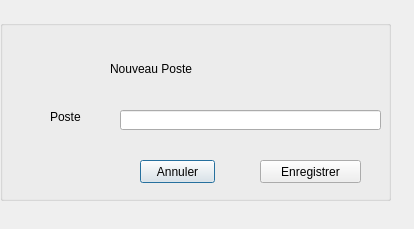
<?xml version="1.0" encoding="UTF-8"?>
<ui version="4.0">
 <class>AjouterPoste</class>
 <widget class="QDialog" name="AjouterPoste">
  <property name="geometry">
   <rect>
    <x>0</x>
    <y>0</y>
    <width>414</width>
    <height>229</height>
   </rect>
  </property>
  <property name="windowTitle">
   <string>Dialog</string>
  </property>
  <widget class="QGroupBox" name="groupBoxPoste">
   <property name="geometry">
    <rect>
     <x>0</x>
     <y>20</y>
     <width>391</width>
     <height>181</height>
    </rect>
   </property>
   <property name="title">
    <string/>
   </property>
   <widget class="QLabel" name="label_nom">
    <property name="geometry">
     <rect>
      <x>50</x>
      <y>90</y>
      <width>46</width>
      <height>13</height>
     </rect>
    </property>
    <property name="text">
     <string>Poste</string>
    </property>
   </widget>
   <widget class="QLineEdit" name="lineEditPoste">
    <property name="geometry">
     <rect>
      <x>120</x>
      <y>90</y>
      <width>261</width>
      <height>20</height>
     </rect>
    </property>
   </widget>
   <widget class="QPushButton" name="pushButtonAnnuler">
    <property name="geometry">
     <rect>
      <x>140</x>
      <y>140</y>
      <width>75</width>
      <height>23</height>
     </rect>
    </property>
    <property name="text">
     <string>Annuler</string>
    </property>
   </widget>
   <widget class="QPushButton" name="pushButtonEnregistrer">
    <property name="geometry">
     <rect>
      <x>260</x>
      <y>140</y>
      <width>101</width>
      <height>23</height>
     </rect>
    </property>
    <property name="text">
     <string>Enregistrer</string>
    </property>
   </widget>
   <widget class="QLabel" name="label">
    <property name="geometry">
     <rect>
      <x>110</x>
      <y>40</y>
      <width>151</width>
      <height>17</height>
     </rect>
    </property>
    <property name="text">
     <string>Nouveau Poste</string>
    </property>
   </widget>
  </widget>
 </widget>
 <resources/>
 <connections/>
</ui>
